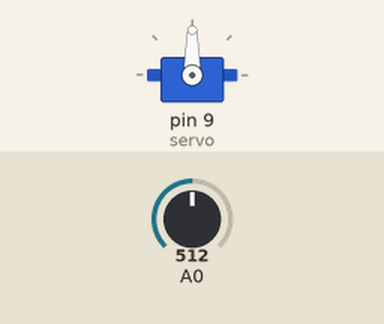
Recording of a sketch running on a simulated Arduino Uno, built with avr-gcc and run on an emulated ATmega328P. On the bench: servo. The inputs (shaded band) are chosen by the test bench; at power-on: A0 = 512. What the sketch prints to the serial monitor is not drawn.

Above: at 1.2 s.
1.3 s: A0 set to 716
At 2.5 s:
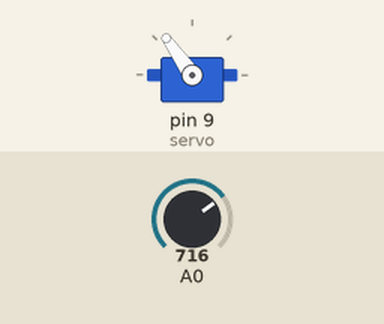
2.8 s: A0 set to 900
At 3.6 s:
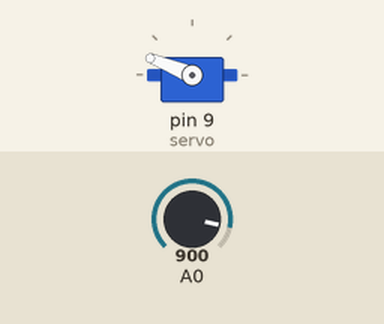
4.3 s: A0 set to 1023
At 4.9 s:
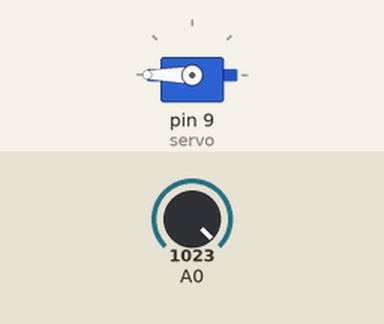
5.8 s: A0 set to 306
At 7.0 s:
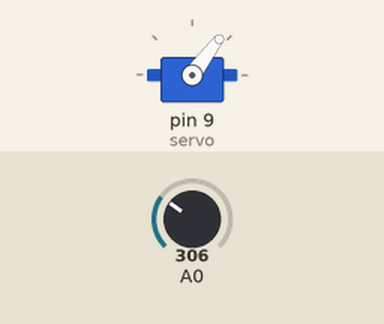
7.3 s: A0 set to 122
At 8.3 s:
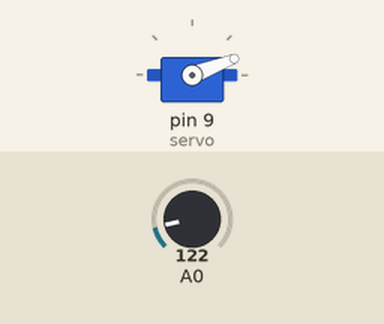
8.8 s: A0 set to 0
At 9.3 s:
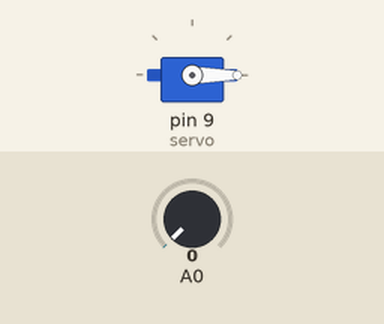
Timing chart, 0 to 11.3 s (numbered marks = the images above; inputs shaded):
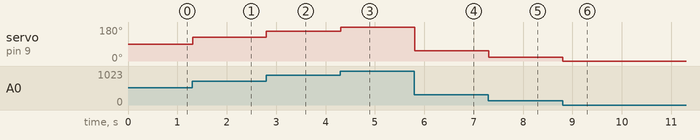

The sketch:

servo-9g-pot.ino
```cpp
#include <Servo.h>

#define TEMPO_DE_ESPERA_DO_GIRO 2

Servo servo;

void setup() {
  Serial.begin(9600);
  servo.attach(9);
}

void loop() {

  // lê do potenciômetro
  int angulo = map(analogRead(0), 0, 1023, 0, 180);
  Serial.println(angulo);
  servo.write(angulo);
  esperaGirar();

}
void esperaGirar() {
  delay(TEMPO_DE_ESPERA_DO_GIRO);
}
```

Measured:
- after the input at 1.3 s, servo on pin 9 (servo): 90° → 125° at once
- after the input at 2.8 s, servo on pin 9 (servo): 125° → 158° at once
- after the input at 4.3 s, servo on pin 9 (servo): 158° → 180° at once
- after the input at 5.8 s, servo on pin 9 (servo): 180° → 53° at once
- after the input at 7.3 s, servo on pin 9 (servo): 53° → 21° at once
- after the input at 8.8 s, servo on pin 9 (servo): 21° → 0° at once
